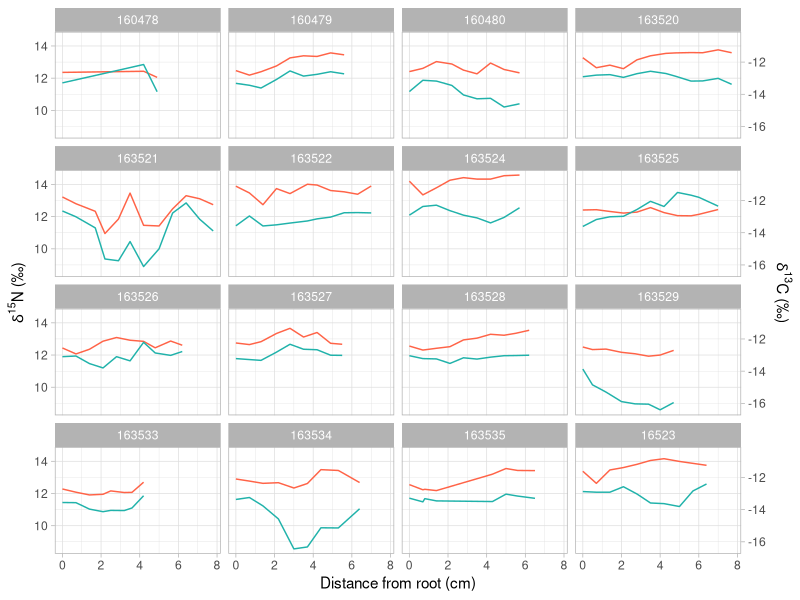
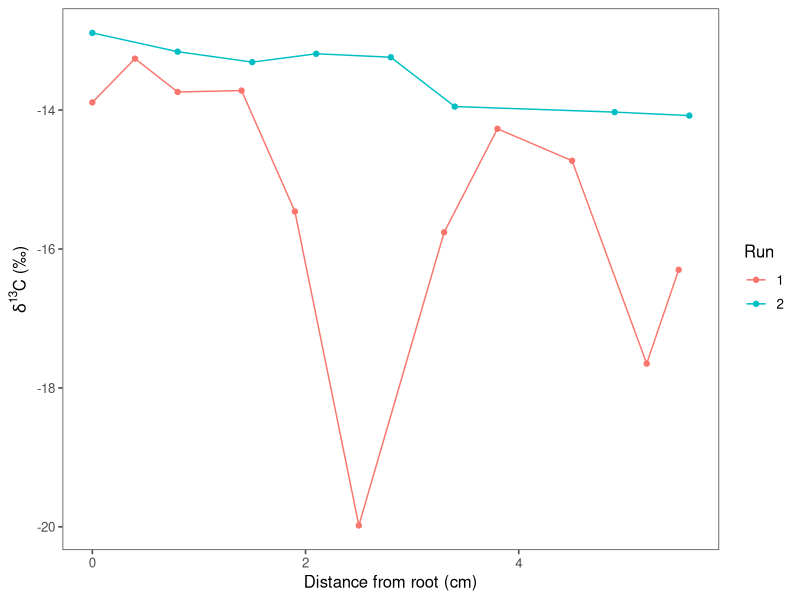
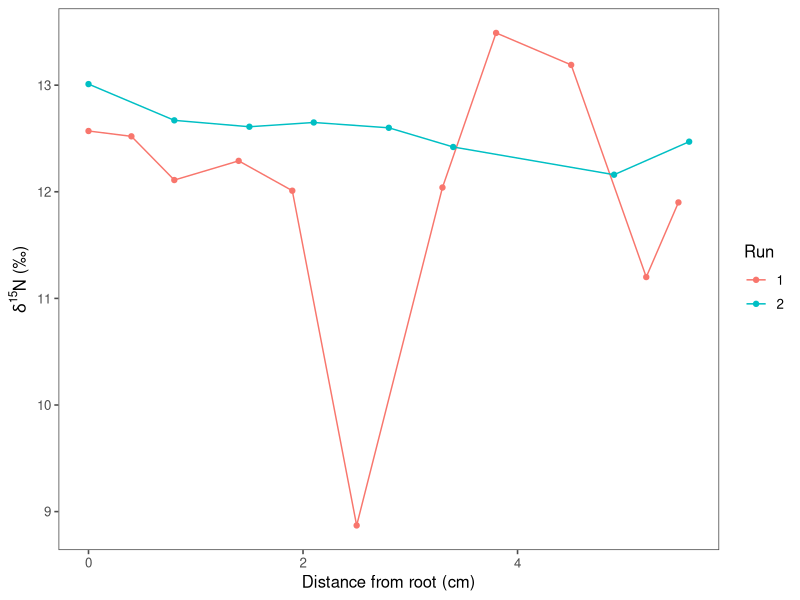
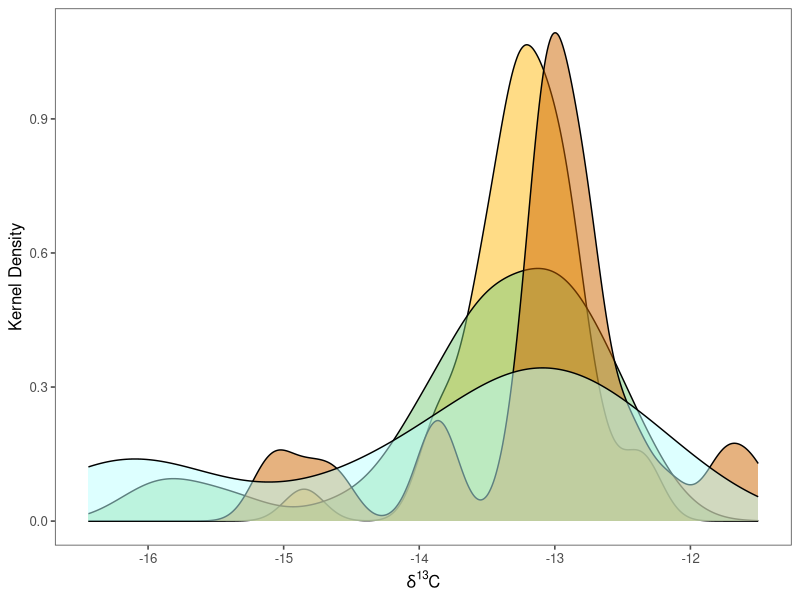
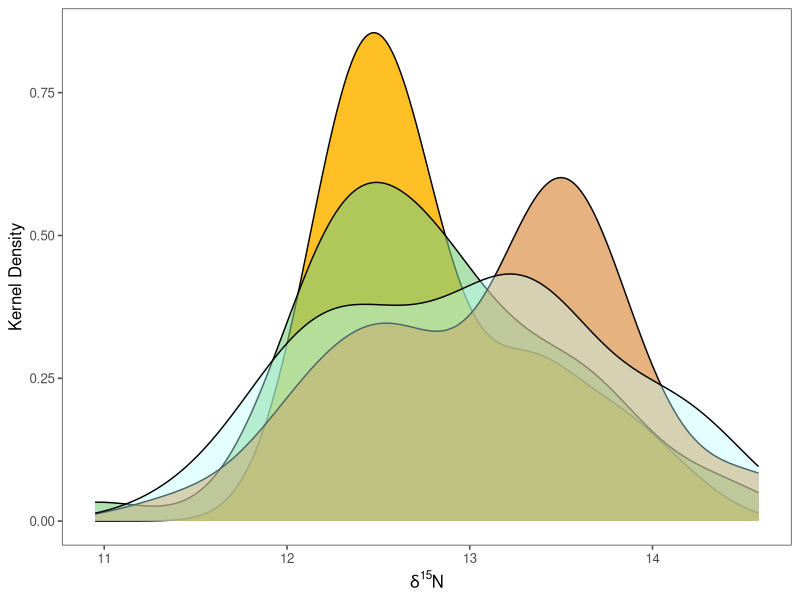
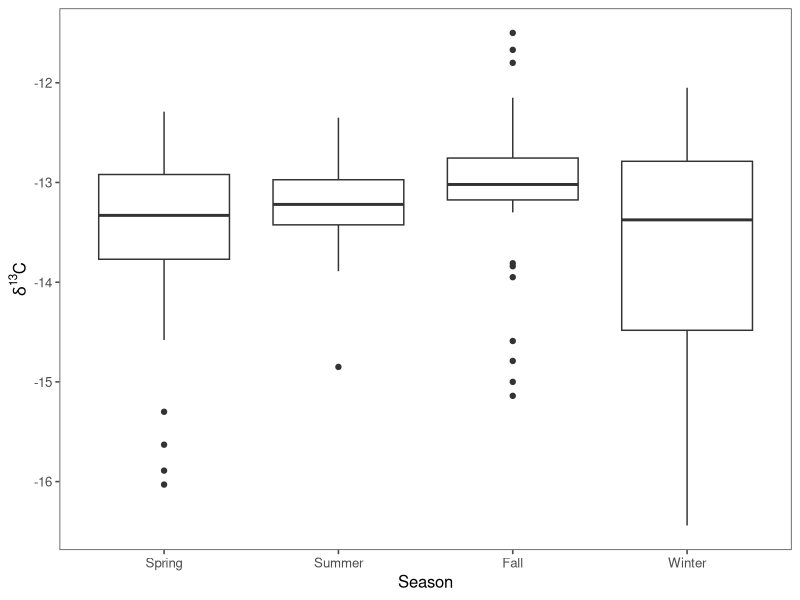
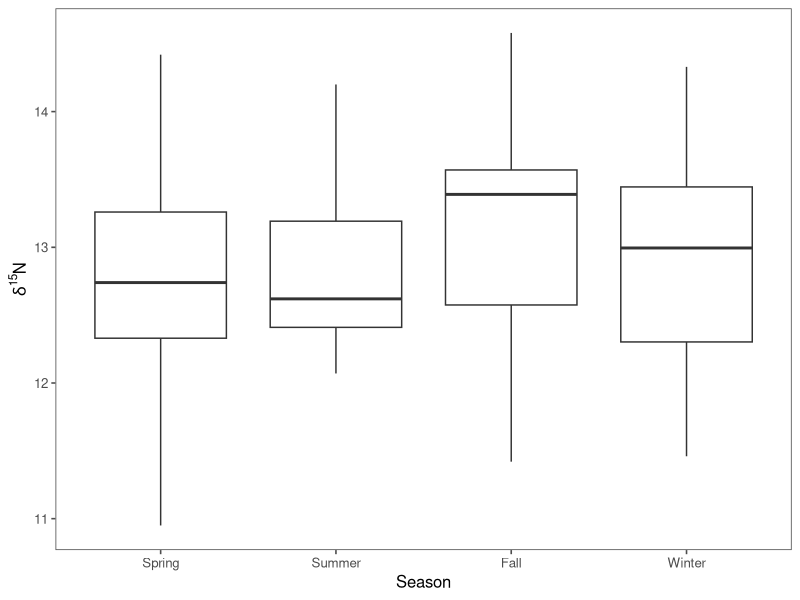
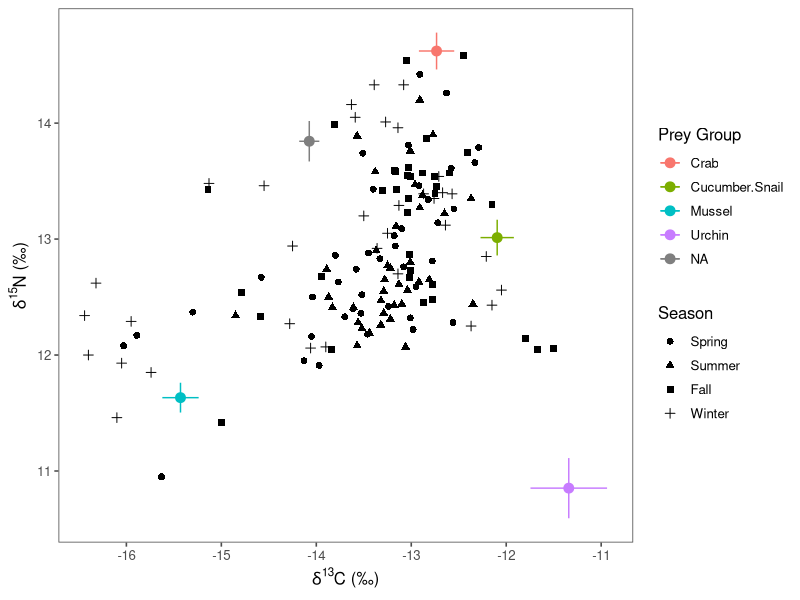

The R source for these figures, in order:
## ---- chunk 1
knitr::opts_chunk$set(echo = TRUE)
## ---- chunk 2
library(ggplot2)
library(dplyr)
library(ggthemes)
library(scales)

#load whisker data
whisker <- read.csv("whiskers.csv")
whisker$OtterID<-as.character(whisker$OtterID)
oddotter <- read.csv("oddotter.csv")
oddotter$OtterID<-as.factor(oddotter$OtterID)
oddotter$Run<-as.factor(oddotter$Run)



#load prey data
si.prey <- read.csv("sifinal.csv")
## ---- chunk 3
whisker<- filter(whisker, OtterID != "163532")

whisker$Season<-factor(whisker$Season , levels=c("Spring", "Summer", "Fall", "Winter"))
## ---- chunk 4
ggplot(data=whisker) +
  geom_line(aes(x=distance, y=N), colour="tomato") +
  geom_line(aes(x=distance, y=C+25), colour="lightseagreen") +
  labs(x= "Distance from root (cm)", 
       y=expression(paste(delta^15, "N (\u2030)" )), 
       colour = "Isotope")  +
  scale_y_continuous(sec.axis = sec_axis(~.-25, 
       name = expression(paste(delta^13, "C (\u2030)" )))) +
  facet_wrap(vars(OtterID), nrow=5) +
  theme_light()
## ---- chunk 5
ggplot(data=oddotter, aes(x=distance, y=C, colour=Run)) +
  geom_line() +
  geom_point() +
  labs(x= "Distance from root (cm)", 
       y=expression(paste(delta^13, "C (\u2030)" )))  +
  theme_few()

## ---- chunk 6
ggplot(data=oddotter, aes(x=distance, y=N, colour=Run)) +
  geom_line() +
  geom_point() +
  labs(x= "Distance from root (cm)", 
       y=expression(paste(delta^15, "N (\u2030)" )))  +
  theme_few()
## ---- chunk 7
ggplot() +   
  theme_few() +
  geom_density(data=filter(whisker, Season == "Summer"), 
                 aes(x=C), alpha=.5, fill= "darkgoldenrod1") +
  geom_density(data=filter(whisker, Season == "Spring"), 
                 aes(x=C), alpha=.5, fill= "palegreen3") +
  geom_density(data=filter(whisker, Season == "Fall"), 
                 aes(x=C), alpha=.5, fill= "darkorange3") +
  geom_density(data=filter(whisker, Season == "Winter"), 
                 aes(x=C), alpha=.5, fill = "paleturquoise1") +
  labs(x=expression(paste(delta^13, "C" )), y="Kernel Density") 

## ---- chunk 8
ggplot() +   
  theme_few() +
  geom_density(data=filter(whisker, Season == "Summer"), 
               aes(x=N), alpha=.9, fill= "darkgoldenrod1") +
  geom_density(data=filter(whisker, Season == "Spring"), 
               aes(x=N), alpha=.6, fill= "palegreen3") +
  geom_density(data=filter(whisker, Season == "Fall"), 
               aes(x=N), alpha=.5, fill= "darkorange3") +
  geom_density(data=filter(whisker, Season == "Winter"), 
               aes(x=N), alpha=.4, fill = "paleturquoise1") +
  labs(x=expression(paste(delta^15, "N" )), y="Kernel Density") 
## ---- chunk 9
ggplot(data=whisker) +
  geom_boxplot(aes(x=Season, y=C)) +
  labs(y=expression(paste(delta^13, "C" ))) +
  theme_few()
## ---- chunk 10
ggplot(data=whisker) +
  geom_boxplot(aes(x=Season, y=N)) +
  labs(y=expression(paste(delta^15, "N" ))) +
  theme_few()
## ---- chunk 11
cseason.aov <- aov(C~Season*OtterID, data = whisker)
summary(cseason.aov)

nseason.aov <- aov(N~Season, data = whisker)
summary(nseason.aov)
## ---- chunk 12
pairwise.t.test(x=whisker$C, g=whisker$Season, p.adj="none")
pairwise.t.test(x=whisker$N, g=whisker$Season, p.adj="none")
## ---- chunk 13
pairwise.t.test(x=whisker$C, g=whisker$Season, p.adj="bonferroni")
pairwise.t.test(x=whisker$N, g=whisker$Season, p.adj="bonferroni")
## ---- chunk 14
pairwise.t.test(x=whisker$C, g=whisker$Season, p.adj="holm")
pairwise.t.test(x=whisker$N, g=whisker$Season, p.adj="holm")
## ---- chunk 15
TukeyHSD(aov(C~Season, data=whisker))
TukeyHSD(aov(N~Season, data=whisker))
## ---- chunk 16
si.mean <-si.prey %>%
  group_by(PreyCat) %>% 
  summarise(Cmean=mean(Cnorm), Nmean=mean(N), Csd=sd(Cnorm), Nsd=sd(N), 
            Cse=sd(Cnorm)/sqrt(length(Cnorm)), Nse=sd(N)/sqrt(length(N)))
si.mean<-si.mean[-1,] #removing blank
si.mean<-si.mean[-6,] #removing stars

si.mean$Ctdf<-si.mean$Cmean+2
si.mean$Ntdf<-si.mean$Nmean+2.8
## ---- chunk 17
ggplot() +
  geom_point(data= si.mean, aes(x=Ctdf, y=Ntdf, color=PreyCat), size=3) +
  labs(x=expression(paste(delta^13, "C (\u2030)")), 
       y=expression(paste(delta^15, "N (\u2030)" )))  +
  scale_color_discrete(name  ="Prey Group") +
  geom_errorbar(data= si.mean, aes(x=Ctdf, y=Ntdf, ymin = Ntdf-Nse, ymax = Ntdf+Nse,
                                   color= PreyCat), width=0) + 
  geom_errorbarh(data= si.mean, aes(x=Ctdf, y=Ntdf, xmin = Ctdf-Cse,xmax = Ctdf+Cse,
                                    color= PreyCat), height=0) +
  geom_point(data=whisker, aes(x=C, y=N, shape=Season), size=2)+
  theme_few()
## ---- chunk 18
ggplot() +
  geom_point(data= si.mean, aes(x=Ctdf, y=Ntdf, shape=PreyCat), size =4) +
  scale_shape_manual(values=c(6, 4, 16, 17, 18, 8, 9), name="Prey Group")+
  labs(x=expression(paste(delta^13, "C (\u2030)")), 
       y=expression(paste(delta^15, "N (\u2030)" )))  +
  geom_errorbar(data= si.mean, aes(x=Ctdf, y=Ntdf, ymin = Ntdf-Nse, ymax = Ntdf+Nse,
                                   shape= PreyCat), width=0) + 
  geom_errorbarh(data= si.mean, aes(x=Ctdf, y=Ntdf, xmin = Ctdf-Cse,xmax = Ctdf+Cse,
                                    shape= PreyCat), height=0) +
  geom_point(data=whisker, aes(x=C, y=N, color=Season), size=2)+
  scale_color_grey()+
  theme_few()
## ---- chunk 19
ggplot() +
  geom_point(data= si.mean, aes(x=Ctdf, y=Ntdf, color=PreyCat), size=3) +
  labs(x=expression(paste(delta^13, "C (\u2030)")), 
       y=expression(paste(delta^15, "N (\u2030)" )))  +
  scale_color_discrete(name  ="Prey Group") +
  geom_errorbar(data= si.mean, aes(x=Ctdf, y=Ntdf, ymin = Ntdf-Nsd, ymax = Ntdf+Nsd,
                                   color= PreyCat), width=0) + 
  geom_errorbarh(data= si.mean, aes(x=Ctdf, y=Ntdf, xmin = Ctdf-Csd,xmax = Ctdf+Csd,
                                    color= PreyCat), height=0) +
  geom_point(data=whisker, aes(x=C, y=N, shape=Season), size=2)+
  theme_few()
## ---- chunk 20
#load prey data
mix.mod <- read.csv("mix_season.csv")

mix.mod$Season<-factor(mix.mod$Season , levels=c("Spring", "Summer", "Fall", "Winter"))

## ---- chunk 21
ggplot(aes(y = Mean, x = Season), data = mix.mod) +
  theme_bw() +
  geom_point(aes(color=Season), size =4) +
  geom_errorbar(aes(ymin = Mean-SD,ymax = Mean+SD), width=.5) +
  scale_y_continuous(labels = percent_format(accuracy = 1)) +
  ylab("Diet proportion") + theme(legend.position = "none") +
  facet_wrap(vars(PreyCat), nrow = 2)
## ---- chunk 22

